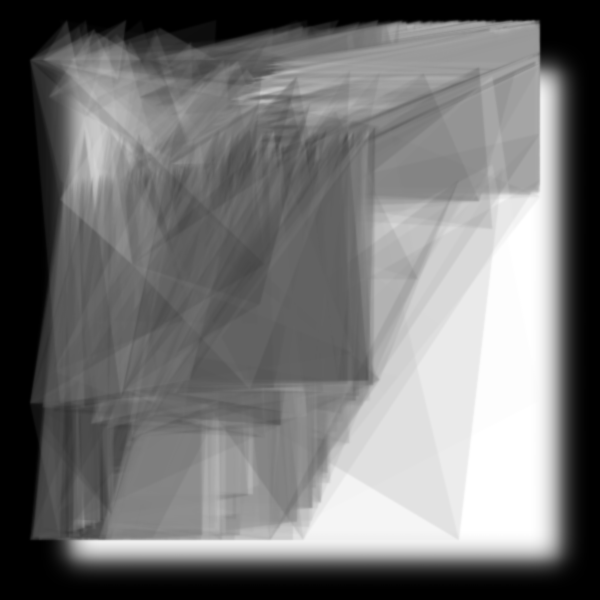
Frame 1 (no input)
Frame 2 (the mouse pressed at the canvas centre, redrawn once): identical to frame 1, image omitted

The p5.js sketch that drew this single still picture (run headless with seeded random() and noise() and a simulated clock; the mouse was pressed at the canvas centre and the sketch redrawn once):

// p5.js sketch
// ── sketch.js
//forked from: https://tylerxhobbs.com/essays/2017/aesthetically-pleasing-triangle-subdivision




var size;
var cavasSize;
var iterations;
var buffer;
var canvasSize;
var buffOffset;
var squareSize;
var maxDepth;
var rG;
var staticRand;

function setup() {
  w = 600;
  var canvas;
    if(windowWidth>=600 && windowHeight >=600){
      canvas = createCanvas(600, 600);
    }
    else{
      canvas = createCanvas(windowWidth, windowHeight - 100);
    }

  var x = (windowWidth - width) / 2;
  var y = (windowHeight - height) / 2;

  canvas.position(x, y);
  background(0);
  noStroke();

 let seed = floor(random(100000000));
  //console.log(seed);
  randomSeed(seed);
  angleMode(RADIANS);
  canvasSize = 600;
  buffer = .1;
  buffOffset = canvasSize * buffer;
  squareSize = canvasSize * (1 - buffer);
  background(0);
  //set drawing params
  strokeWeight(.5);
  // fill(255);
  rG = [];
  staticRand = [];
  
  depthTable = [];
  
  

  size = 10;
  iterations = 0;
  maxDepth = 12;
  
  for (var l = 0; l < maxDepth * 2; l++){
    staticRand[l] = random();
  }
  
  //precalculate the random values for gaussian displacement and the depths
  for (var l = 0; l < maxDepth*2; l++){
    rG[l] = [randomGaussian(),randomGaussian(),randomGaussian()];
  }
  
  for (var l = 0 ; l < maxDepth+1; l++){
   staticRand[l] = random(0.001,1.000);
  }
  
  push();
  // fill(190,190,190,230);
  //for some reason using square size is too big????
  rect(buffOffset + 10,buffOffset+10, 490);
  filter(BLUR,10);
  pop();
  
  var tl = createVector(buffOffset, buffOffset);
  var tr = createVector(squareSize, buffOffset);
  var br = createVector(squareSize, squareSize);
  var bl = createVector(buffOffset, squareSize);

  TriangleRecurse(tl, tr, br, iterations,maxDepth);
  TriangleRecurse(br, bl, tl, iterations,maxDepth);
  
  filter(BLUR,.5);
  noLoop();

}



function TriangleRecurse(p1, p2, p3, i,maxD) {
  
  //
  if (i == 3){//set a new maxdepth after set amount of rounds
    maxD = i+3 + floor(random()*(maxD-i));
  }
  
  
  if (i == maxD) {
    return null;
  }
  var time = frameCount;
  var basicColor = [random(), random(), random()];
  var r = 255 * (basicColor[0] + random() * ( cos ( PI* i*23.234 + time) ) );
  var g = 255 * (basicColor[1] + random() * ( sin ( PI* i*12 + time) ) );
  var b = 255 * (basicColor[2] + random() * ( sin ( PI* i*1.87 + time) ) );
  fill(r,20)
  beginShape(QUADS);
  vertex(p1.x, p1.y);
  vertex(p2.x, p2.y/3);
  vertex(p3.x/2, p3.y);
  endShape(CLOSE);


  //create array of side lengths
  var lengths = [];

  lengths.push(distance(p1, p2));
  lengths.push(distance(p2, p3));
  lengths.push(distance(p1, p3));

  var longestIndex = 0;
  var longestSide = lengths[0];
  for (var j = 0; j < lengths.length; j++) {
    if (lengths[j] > longestSide) {
      longestIndex = j;
    }
  }

  //Lerped midpoint positions modulated by gaussian
  //var rG = randomGaussian();
  var sd = .5;
  var t1 = (rG[i][0] * sd % .3) + .5;//this uses my precalculated randoms
  var t2 = (rG[i][1] * sd % .3) + .5;
  var t3 = (rG[i][2] * sd % .3) + .5;
  var p4 = Lerp2D(p1, p2, t1);
  var p5 = Lerp2D(p2, p3, t2);
  var p6 = Lerp2D(p1, p3, t3);
  var points = [p4, p5, p6];

  //pick 4,5,6 depending on which is longest.
  //4 is top, 5 is right and 6 is center
  //use the longestIndex to get the value;
  
  //INCREASE DEPTH VALUE
  i++;
  
  
  //Depending on these recursions you get diff patterns
  //try p6,p1,p2 and p6,p2,p3 for a fun pattern
  //two triangles split on p6
  
  //change triangle depending on the option
  if (longestIndex == 2) {
    TriangleRecurse(p2, points[longestIndex], p1, i, maxD);

    TriangleRecurse(p2, points[longestIndex], p3, i, maxD);
  }
  if (longestIndex == 1) {
    TriangleRecurse(p1, p2, points[longestIndex], i, maxD);

    TriangleRecurse(points[longestIndex], p3, p1, i, maxD);
  }
  if (longestIndex == 0) {

    TriangleRecurse(p1, points[longestIndex], p3, i, maxD);

    TriangleRecurse(p3, points[longestIndex], p2, i, maxD);
  }




}

function draw() {

  if (false) {
  
  background(255, 240, 240);
    
  }
}


//function takes two points, I guess it could be vectors
function MiddlePoint(p1, p2) {
  var x = (p1.x + p2.x) * .5;
  var y = (p1.y + p2.y) * .5;
  result = createVector(x, y);
  return result;
} //return the midpoint

function Triangle(p1, p2, p3) {
  beginShape();
  vertex(p1.x, p1.y);
  vertex(p2.x, p2.x);
  vertex(p3.x, p3.y);
  endShape(CLOSE);
}

//takes the two points
function Lerp2D(a, b, t) {
  var x = lerp(a.x, b.x, t);
  var y = lerp(a.y, b.y, t);
  var result = createVector(x, y);

  return result;

}

function distance(a, b) {
  return sqrt(pow(b.x - a.x, 2) + pow(b.y - a.y, 2));

}


//naive triangle draw
//Draw triangles
function DrawNaive() {
  for (var i = 0; i < canvasSize / size; i++) {
    //-1
    var x1 = i * size;
    var x2 = x1 + size * random();
    for (var j = 0; j < canvasSize / size; j++) {


      var y1 = j * size;
      var y2 = y1 + size * random();

      beginShape();
      vertex(x1, y1);
      vertex(x2, y1);
      vertex(x2, y2);
      endShape(CLOSE);

      beginShape();
      vertex(x2, y2);
      vertex(x1, y2);
      vertex(x1, y1);
      endShape(CLOSE);

    }
  }
}
